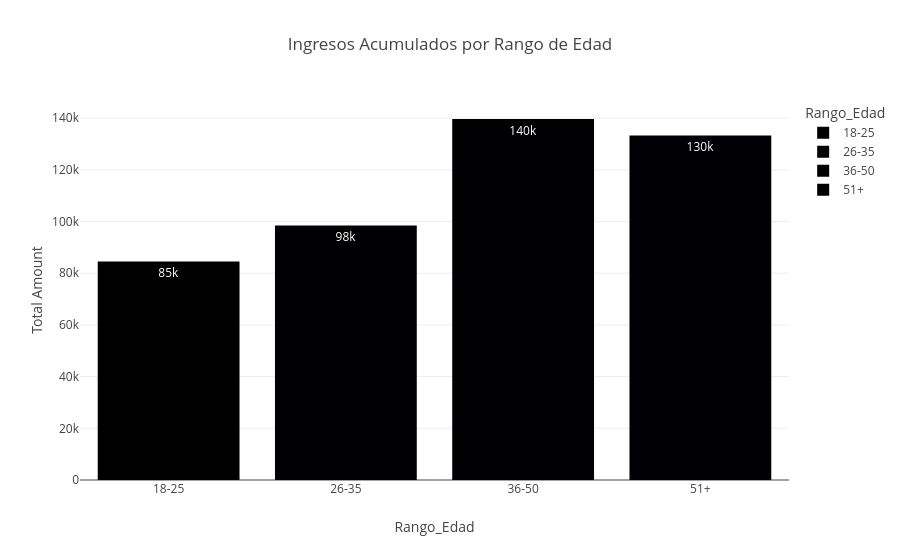

The notebook cell this image was saved under:
### Code cell
fig4_alt = px.bar(
    analisis, 
    x='Rango_Edad', 
    y='Total Amount', 
    text_auto='.2s',              
    color='Rango_Edad',
    title='Ingresos Acumulados por Rango de Edad'
)

fig4_alt.show()

### Figure 1 — Plotly figure (JSON) as saved in the notebook; plotly's stock layout.template omitted (floating-point values rounded to 4 significant figures)
{"data": [{"hovertemplate": "Rango_Edad=%{x}<br>Total Amount=%{y}<extra></extra>", "legendgroup": "18-25", "marker": {"color": "#000001", "pattern": {"shape": ""}}, "name": "18-25", "orientation": "v", "showlegend": true, "textposition": "auto", "texttemplate": "%{y:.2s}", "type": "bar", "x": ["18-25"], "xaxis": "x", "y": [84550], "yaxis": "y"}, {"hovertemplate": "Rango_Edad=%{x}<br>Total Amount=%{y}<extra></extra>", "legendgroup": "26-35", "marker": {"color": "#000002", "pattern": {"shape": ""}}, "name": "26-35", "orientation": "v", "showlegend": true, "textposition": "auto", "texttemplate": "%{y:.2s}", "type": "bar", "x": ["26-35"], "xaxis": "x", "y": [98480], "yaxis": "y"}, {"hovertemplate": "Rango_Edad=%{x}<br>Total Amount=%{y}<extra></extra>", "legendgroup": "36-50", "marker": {"color": "#000003", "pattern": {"shape": ""}}, "name": "36-50", "orientation": "v", "showlegend": true, "textposition": "auto", "texttemplate": "%{y:.2s}", "type": "bar", "x": ["36-50"], "xaxis": "x", "y": [139660], "yaxis": "y"}, {"hovertemplate": "Rango_Edad=%{x}<br>Total Amount=%{y}<extra></extra>", "legendgroup": "51+", "marker": {"color": "#000004", "pattern": {"shape": ""}}, "name": "51+", "orientation": "v", "showlegend": true, "textposition": "auto", "texttemplate": "%{y:.2s}", "type": "bar", "x": ["51+"], "xaxis": "x", "y": [133310], "yaxis": "y"}], "layout": {"barmode": "relative", "legend": {"title": {"text": "Rango_Edad"}, "tracegroupgap": 0}, "title": {"text": "Ingresos Acumulados por Rango de Edad"}, "xaxis": {"anchor": "y", "categoryarray": ["18-25", "26-35", "36-50", "51+"], "categoryorder": "array", "domain": [0, 1], "title": {"text": "Rango_Edad"}}, "yaxis": {"anchor": "x", "domain": [0, 1], "title": {"text": "Total Amount"}}}}
